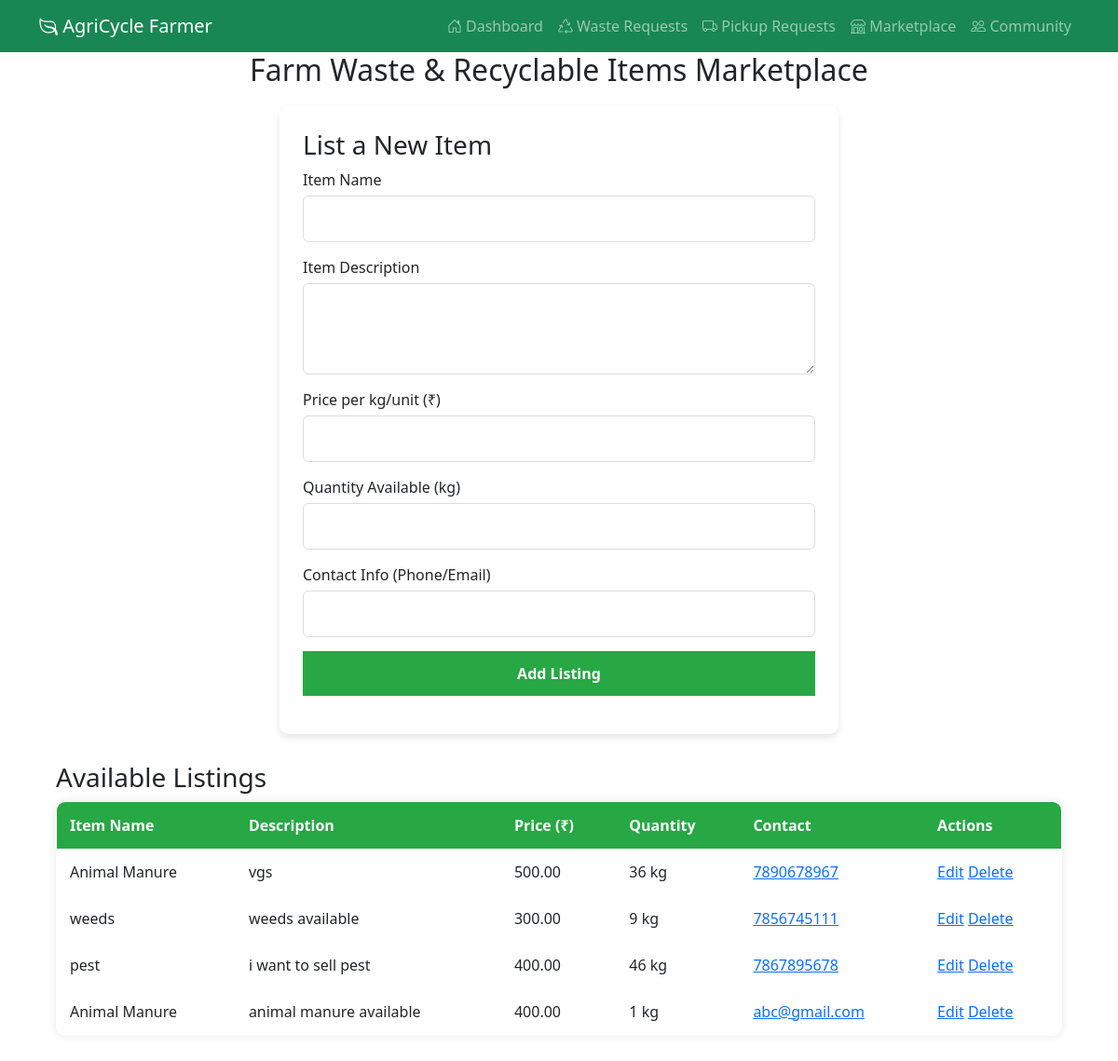
Screenshot of /farmer/marketplace.php with the database file from the repository.
### tables this page shows
CREATE TABLE `marketplace_items` (
  `id` int(11) NOT NULL,
  `user_id` int(11) NOT NULL,
  `item_name` varchar(255) NOT NULL,
  `description` text NOT NULL,
  `price` decimal(10,2) NOT NULL,
  `quantity` int(11) NOT NULL,
  `contact_info` varchar(255) NOT NULL,
  `created_at` timestamp NOT NULL DEFAULT current_timestamp()
);

### farmer/marketplace.php (the view, shortened to what this page needs)
<?php
include '../config/db_connect.php';
$query = "SELECT * FROM marketplace_items ORDER BY created_at DESC";
$stmt = mysqli_prepare($conn, $query);
mysqli_stmt_execute($stmt);
$result = mysqli_stmt_get_result($stmt);
include '../farmer/navbar.php';
?>
<!DOCTYPE html>
<html lang="en">
<head>
    <link rel="stylesheet" href="../assets/css/marketplace.css">
<link href="https://cdn.jsdelivr.net/npm/bootstrap@5.3.0/dist/css/bootstrap.min.css" rel="stylesheet">
<link href="https://cdn.jsdelivr.net/npm/bootstrap-icons/font/bootstrap-icons.css" rel="stylesheet">
</head>
<body>
    <h2>Farm Waste & Recyclable Items Marketplace</h2>
    <div class="form-container">
        <h3>List a New Item</h3>
        <form action="add_marketplace_item.php" method="POST">
            <div class="form-group">
                <label>Item Name</label>
                <input type="text" name="item_name" required>
            </div>
            <div class="form-group">
                <label>Item Description</label>
                <textarea name="description" rows="3" required></textarea>
            </div>
            <div class="form-group">
                <label>Price per kg/unit (₹)</label>
                <input type="number" name="price" required>
            </div>
            <div class="form-group">
                <label>Quantity Available (kg)</label>
                <input type="number" name="quantity" required>
            </div>
            <div class="form-group">
                <label>Contact Info (Phone/Email)</label>
                <input type="text" name="contact_info" required>
            </div>
            <button type="submit">Add Listing</button>
        </form>
    </div>
    <div class="listing-container">
    <h3>Available Listings</h3>
<table border="1">
    <tr>
        <th>Item Name</th>
        <th>Description</th>
        <th>Price (₹)</th>
        <th>Quantity</th>
        <th>Contact</th>
        <th>Actions</th>
    </tr>
    <?php while ($row = mysqli_fetch_assoc($result)) {
        $contact = htmlspecialchars($row['contact_info']);
        $id = $row['id'];
        if (filter_var($contact, FILTER_VALIDATE_EMAIL)) {
            $contact_link = "<a href='mailto:$contact'>$contact</a>";
        } elseif (preg_match('/^\+?\d{10,}$/', $contact)) {
            $contact_link = "<a href='tel:$contact'>$contact</a>";
        } else {
            $contact_link = $contact;
        }
    ?>
        <tr>
            <td><?= htmlspecialchars($row['item_name']) ?></td>
            <td><?= htmlspecialchars($row['description']) ?></td>
            <td><?= htmlspecialchars($row['price']) ?></td>
            <td><?= htmlspecialchars($row['quantity']) ?> kg</td>
            <td><?= $contact_link ?></td>
            <td>
                <a href="edit_marketplace_item.php?id=<?= $id ?>" class="edit-btn">Edit</a>
                <a href="delete_marketplace_item.php?id=<?= $id ?>" class="delete-btn" onclick="return confirm('Are you sure?')">Delete</a>
            </td>
        </tr>
    <?php } ?>
</table>
    </div>
</body>
</html>

### assets/css/marketplace.css (style rules this page uses)
body { font-family: 'Poppins', sans-serif; background-color: #f8f9fa; margin: 0; padding: 0; }
h2 { text-align: center; color: #28a745; font-size: 28px; margin-top: 20px; }
.form-container { max-width: 600px; margin: 20px auto; background: white; padding: 25px; border-radius: 10px; box-shadow: 0 4px 8px rgba(0, 0, 0, 0.1); }
.form-group { margin-bottom: 15px; }
label { font-weight: 500; display: block; margin-bottom: 5px; }
input, textarea { width: 100%; padding: 12px; border: 1px solid #ddd; border-radius: 6px; font-size: 16px; transition: 0.3s ease-in-out; }
button { width: 100%; padding: 12px; background-color: #28a745; border: none; color: white; font-size: 16px; font-weight: bold; border-radius: 6px; cursor: pointer; transition: 0.3s; }
.listing-container { width: 90%; margin: 30px auto; }
table { width: 100%; border-collapse: collapse; background: white; border-radius: 10px; overflow: hidden; box-shadow: 0 0 10px rgba(0, 0, 0, 0.1); }
th, td { padding: 14px; text-align: left; border-bottom: 1px solid #ddd; }
th { background-color: #28a745; color: white; font-size: 16px; }

### rows the page displays
marketplace_items: item_name "Animal Manure", description "vgs", price "500.00", quantity "36", contact_info "7890678967"
marketplace_items: item_name "weeds", description "weeds available", price "300.00", quantity "9", contact_info "7856745111"
marketplace_items: item_name "pest", description "i want to sell pest", price "400.00", quantity "46", contact_info "7867895678"
marketplace_items: item_name "Animal Manure", description "animal manure available", price "400.00", quantity "1", contact_info "abc@gmail.com"
